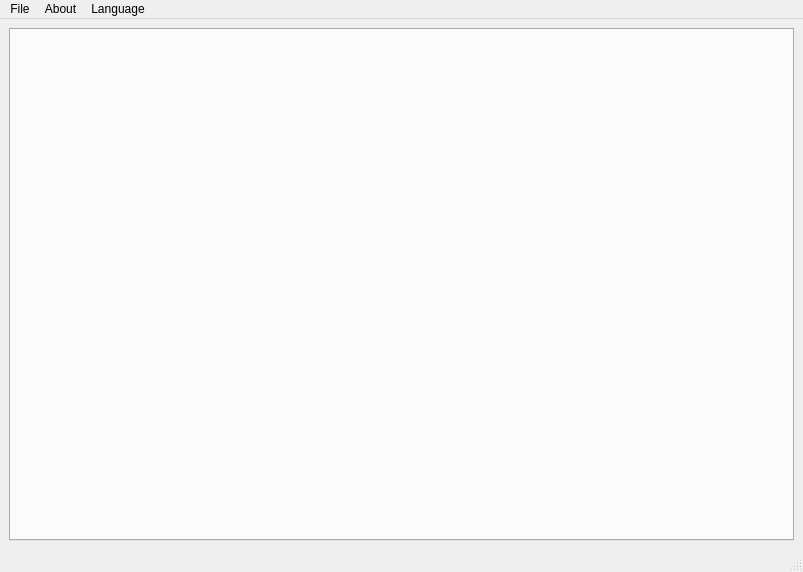
<?xml version="1.0" encoding="UTF-8"?>
<ui version="4.0">
 <class>MainWindow</class>
 <widget class="QMainWindow" name="MainWindow">
  <property name="geometry">
   <rect>
    <x>0</x>
    <y>0</y>
    <width>803</width>
    <height>572</height>
   </rect>
  </property>
  <property name="windowTitle">
   <string>MainWindow</string>
  </property>
  <widget class="QWidget" name="centralwidget">
   <layout class="QVBoxLayout" name="verticalLayout_2">
    <item>
     <widget class="QTabWidget" name="tabWidget">
      <property name="currentIndex">
       <number>-1</number>
      </property>
      <property name="tabsClosable">
       <bool>true</bool>
      </property>
     </widget>
    </item>
   </layout>
  </widget>
  <widget class="QMenuBar" name="menubar">
   <property name="geometry">
    <rect>
     <x>0</x>
     <y>0</y>
     <width>803</width>
     <height>26</height>
    </rect>
   </property>
   <widget class="QMenu" name="menu">
    <property name="title">
     <string>File</string>
    </property>
    <addaction name="actionNew"/>
    <addaction name="actionOpen"/>
    <addaction name="actionSave"/>
    <addaction name="actionSave_as"/>
   </widget>
   <widget class="QMenu" name="menu_2">
    <property name="title">
     <string>About</string>
    </property>
    <addaction name="actionAbout_Program"/>
   </widget>
   <widget class="QMenu" name="menuLanguage">
    <property name="title">
     <string>Language</string>
    </property>
    <addaction name="actionRussian"/>
    <addaction name="actionEnglish"/>
    <addaction name="actionGerman"/>
    <addaction name="actionChoose_Language"/>
   </widget>
   <addaction name="menu"/>
   <addaction name="menu_2"/>
   <addaction name="menuLanguage"/>
  </widget>
  <widget class="QStatusBar" name="statusbar"/>
  <action name="actionOpen">
   <property name="text">
    <string>Open</string>
   </property>
  </action>
  <action name="actionSave">
   <property name="text">
    <string>Save</string>
   </property>
  </action>
  <action name="actionNew">
   <property name="text">
    <string>New</string>
   </property>
  </action>
  <action name="actionSave_as">
   <property name="text">
    <string>Save as</string>
   </property>
  </action>
  <action name="actionClose">
   <property name="text">
    <string>Close</string>
   </property>
  </action>
  <action name="actionRussian">
   <property name="text">
    <string>Russian</string>
   </property>
  </action>
  <action name="actionEnglish">
   <property name="text">
    <string>English</string>
   </property>
  </action>
  <action name="actionGerman">
   <property name="text">
    <string>German</string>
   </property>
  </action>
  <action name="actionChoose_Language">
   <property name="text">
    <string>Choose Language</string>
   </property>
  </action>
  <action name="actionAbout_Program">
   <property name="text">
    <string>About Program</string>
   </property>
  </action>
 </widget>
 <resources/>
 <connections/>
</ui>
